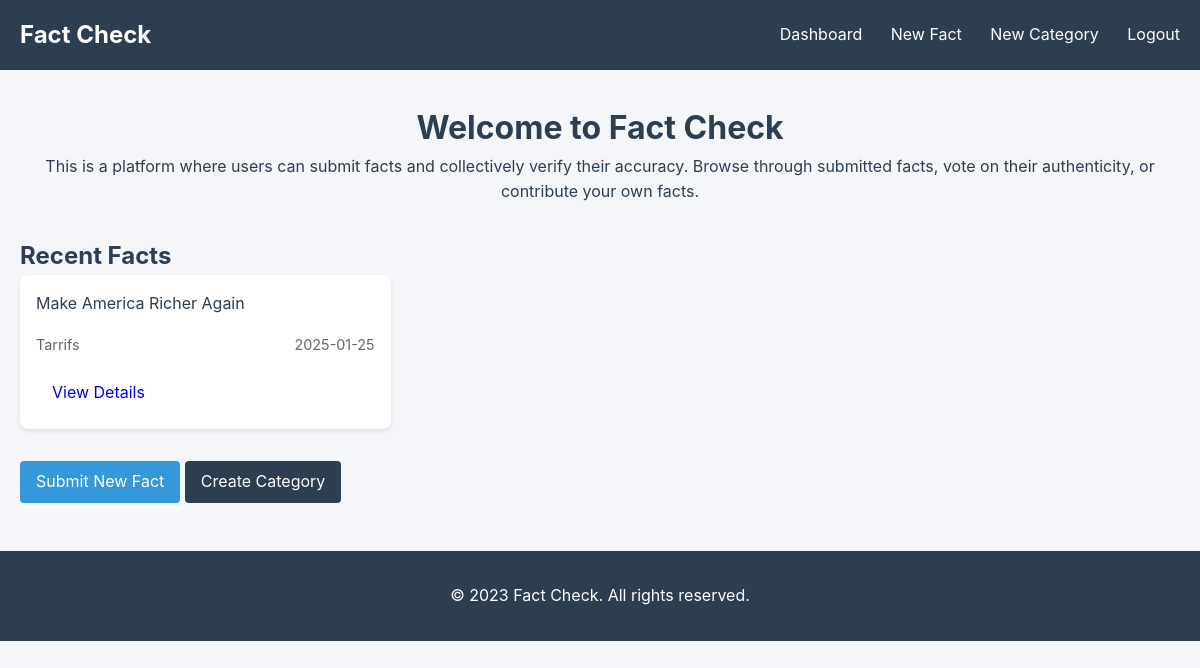
/dashboard (signed in), run on the app's committed database.
### models/fact.py (models this page shows)
class Fact(db.Model):
    __tablename__ = 'facts'
    fact_id = db.Column(db.Integer, primary_key=True)
    user_id = db.Column(db.Integer, db.ForeignKey('users.user_id'), nullable=False)
    category_id = db.Column(db.Integer, db.ForeignKey('categories.category_id'), nullable=False)
    content = db.Column(db.Text, nullable=False)
    supporting_url = db.Column(db.Text)
    supporting_info = db.Column(db.Text)
    created_at = db.Column(db.DateTime, default=datetime.utcnow)
    updated_at = db.Column(db.DateTime, default=datetime.utcnow, onupdate=datetime.utcnow)
    user = db.relationship('User', backref=db.backref('facts', lazy=True))
    category = db.relationship('Category', backref=db.backref('facts', lazy=True))
    votes = db.relationship('Vote', backref='fact', lazy=True)

### models/category.py (models this page shows)
class Category(db.Model):
    __tablename__ = 'categories'
    category_id = db.Column(db.Integer, primary_key=True)
    name = db.Column(db.String(100), unique=True, nullable=False)
    description = db.Column(db.Text)

### routes/main.py (the view)
@main_bp.route('/dashboard')
@login_required
def dashboard():
    facts = Fact.query.all()
    return render_template('main/dashboard.html', facts=facts)

### app.py (called while the page is built)
def create_app(config_class=Config):
    app = Flask(__name__)
    app.config.from_object(config_class)
    db.init_app(app)
    login_manager.init_app(app)
    login_manager.login_view = 'auth.login'
    login_manager.login_message = 'Please log in to access this page.'
    @login_manager.user_loader
    def load_user(user_id):
        return User.query.get(int(user_id))
    from routes.main import main_bp
    from routes.auth import auth_bp
    app.register_blueprint(main_bp)
    app.register_blueprint(auth_bp)
    with app.app_context():
        db.create_all()
    return app

### templates/main/dashboard.html (shortened to what this page needs)
{% extends "base.html" %}
{% block content %}
<div class="dashboard">
    <div class="welcome-section">
        <h1>Welcome to Fact Check</h1>
        <p>This is a platform where users can submit facts and collectively verify their accuracy. Browse through submitted facts, vote on their authenticity, or contribute your own facts.</p>
    </div>
    <div class="facts-section">
        <h2>Recent Facts</h2>
        {% if facts %}
            <div class="facts-grid">
                {% for fact in facts %}
                    <div class="fact-card">
                        <div class="fact-content">{{ fact.content }}</div>
                        <div class="fact-meta">
                            <span class="category">{{ fact.category.name }}</span>
                            <span class="date">{{ fact.created_at.strftime('%Y-%m-%d') }}</span>
                        </div>
                        <a href="{{ url_for('main.view_fact', fact_id=fact.fact_id) }}" class="btn">View Details</a>
                    </div>
                {% endfor %}
            </div>
        {% else %}
            <p class="no-facts">No facts have been submitted yet. Be the first to contribute!</p>
        {% endif %}
    </div>
    <div class="action-buttons">
        <a href="{{ url_for('main.create_fact') }}" class="btn primary">Submit New Fact</a>
        <a href="{{ url_for('main.create_category') }}" class="btn secondary">Create Category</a>
    </div>
</div>
{% endblock %}

### static/css/style.css (style rules this page uses)
:root { --primary-color: #2c3e50; --secondary-color: #3498db; --background-color: #f5f6fa; --text-color: #2c3e50; --border-color: #dcdde1; --success-color: #27ae60; --danger-color: #e74c3c; }
* { margin: 0; padding: 0; box-sizing: border-box; }
body { font-family: -apple-system, BlinkMacSystemFont, "Segoe UI", Roboto, "Helvetica Neue", Arial, sans-serif; line-height: 1.6; color: var(--text-color); background-color: var(--background-color); }
.btn { display: inline-block; padding: 0.5rem 1rem; border: none; border-radius: 4px; text-decoration: none; cursor: pointer; font-size: 1rem; transition: background-color 0.3s; }
.btn.primary { background-color: var(--secondary-color); color: white; }
.btn.secondary { background-color: var(--primary-color); color: white; }
.dashboard { margin-bottom: 2rem; }
.welcome-section { margin-bottom: 2rem; text-align: center; }
.facts-grid { display: grid; grid-template-columns: repeat(auto-fill, minmax(300px, 1fr)); gap: 1.5rem; margin-bottom: 2rem; }
.fact-card { background-color: white; padding: 1rem; border-radius: 8px; box-shadow: 0 2px 4px rgba(0, 0, 0, 0.1); }
.fact-content { margin-bottom: 1rem; }
.fact-meta { display: flex; justify-content: space-between; color: #666; font-size: 0.9rem; margin-bottom: 1rem; }

### data on the page
Fact: content "Make America Richer Again", category.name "Tarrifs", created_at "2025-01-25"
